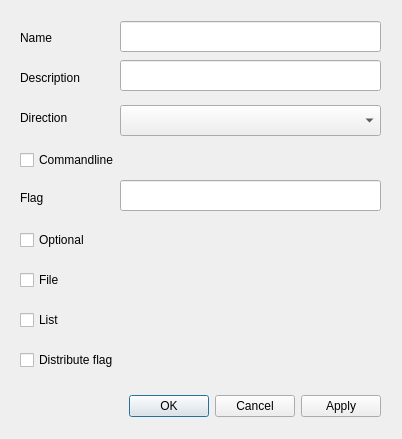
<?xml version="1.0" encoding="UTF-8"?>
<ui version="4.0">
 <class>Dialog</class>
 <widget class="QDialog" name="Dialog">
  <property name="geometry">
   <rect>
    <x>0</x>
    <y>0</y>
    <width>402</width>
    <height>439</height>
   </rect>
  </property>
  <property name="windowTitle">
   <string>Edit parameter</string>
  </property>
  <widget class="QDialogButtonBox" name="buttonBox">
   <property name="geometry">
    <rect>
     <x>100</x>
     <y>390</y>
     <width>281</width>
     <height>32</height>
    </rect>
   </property>
   <property name="orientation">
    <enum>Qt::Horizontal</enum>
   </property>
   <property name="standardButtons">
    <set>QDialogButtonBox::Apply|QDialogButtonBox::Cancel|QDialogButtonBox::Ok</set>
   </property>
  </widget>
  <widget class="QLabel" name="labelName">
   <property name="geometry">
    <rect>
     <x>20</x>
     <y>30</y>
     <width>62</width>
     <height>16</height>
    </rect>
   </property>
   <property name="text">
    <string>Name</string>
   </property>
  </widget>
  <widget class="QLabel" name="labelDescription">
   <property name="geometry">
    <rect>
     <x>20</x>
     <y>70</y>
     <width>81</width>
     <height>16</height>
    </rect>
   </property>
   <property name="text">
    <string>Description</string>
   </property>
  </widget>
  <widget class="QLabel" name="labelFlag">
   <property name="geometry">
    <rect>
     <x>20</x>
     <y>190</y>
     <width>62</width>
     <height>16</height>
    </rect>
   </property>
   <property name="text">
    <string>Flag</string>
   </property>
  </widget>
  <widget class="QLabel" name="labelDirection">
   <property name="geometry">
    <rect>
     <x>20</x>
     <y>110</y>
     <width>62</width>
     <height>16</height>
    </rect>
   </property>
   <property name="text">
    <string>Direction</string>
   </property>
  </widget>
  <widget class="QComboBox" name="comboBoxDirection">
   <property name="geometry">
    <rect>
     <x>120</x>
     <y>105</y>
     <width>261</width>
     <height>31</height>
    </rect>
   </property>
  </widget>
  <widget class="QCheckBox" name="checkBoxCommandline">
   <property name="geometry">
    <rect>
     <x>20</x>
     <y>150</y>
     <width>131</width>
     <height>20</height>
    </rect>
   </property>
   <property name="text">
    <string>Commandline</string>
   </property>
  </widget>
  <widget class="QCheckBox" name="checkBoxOptional">
   <property name="geometry">
    <rect>
     <x>20</x>
     <y>230</y>
     <width>131</width>
     <height>20</height>
    </rect>
   </property>
   <property name="text">
    <string>Optional</string>
   </property>
  </widget>
  <widget class="QCheckBox" name="checkBoxFile">
   <property name="geometry">
    <rect>
     <x>20</x>
     <y>270</y>
     <width>131</width>
     <height>20</height>
    </rect>
   </property>
   <property name="text">
    <string>File</string>
   </property>
  </widget>
  <widget class="QCheckBox" name="checkBoxList">
   <property name="geometry">
    <rect>
     <x>20</x>
     <y>310</y>
     <width>131</width>
     <height>20</height>
    </rect>
   </property>
   <property name="text">
    <string>List</string>
   </property>
  </widget>
  <widget class="QCheckBox" name="checkBoxDistributeFlag">
   <property name="geometry">
    <rect>
     <x>20</x>
     <y>350</y>
     <width>131</width>
     <height>20</height>
    </rect>
   </property>
   <property name="text">
    <string>Distribute flag</string>
   </property>
  </widget>
  <widget class="QLineEdit" name="textEditName">
   <property name="geometry">
    <rect>
     <x>120</x>
     <y>21</y>
     <width>261</width>
     <height>31</height>
    </rect>
   </property>
  </widget>
  <widget class="QLineEdit" name="textEditDescription">
   <property name="geometry">
    <rect>
     <x>120</x>
     <y>60</y>
     <width>261</width>
     <height>31</height>
    </rect>
   </property>
  </widget>
  <widget class="QLineEdit" name="textEditFlag">
   <property name="geometry">
    <rect>
     <x>120</x>
     <y>180</y>
     <width>261</width>
     <height>31</height>
    </rect>
   </property>
  </widget>
 </widget>
 <resources/>
 <connections>
  <connection>
   <sender>buttonBox</sender>
   <signal>accepted()</signal>
   <receiver>Dialog</receiver>
   <slot>accept()</slot>
   <hints>
    <hint type="sourcelabel">
     <x>248</x>
     <y>254</y>
    </hint>
    <hint type="destinationlabel">
     <x>157</x>
     <y>274</y>
    </hint>
   </hints>
  </connection>
  <connection>
   <sender>buttonBox</sender>
   <signal>rejected()</signal>
   <receiver>Dialog</receiver>
   <slot>reject()</slot>
   <hints>
    <hint type="sourcelabel">
     <x>316</x>
     <y>260</y>
    </hint>
    <hint type="destinationlabel">
     <x>286</x>
     <y>274</y>
    </hint>
   </hints>
  </connection>
 </connections>
</ui>
